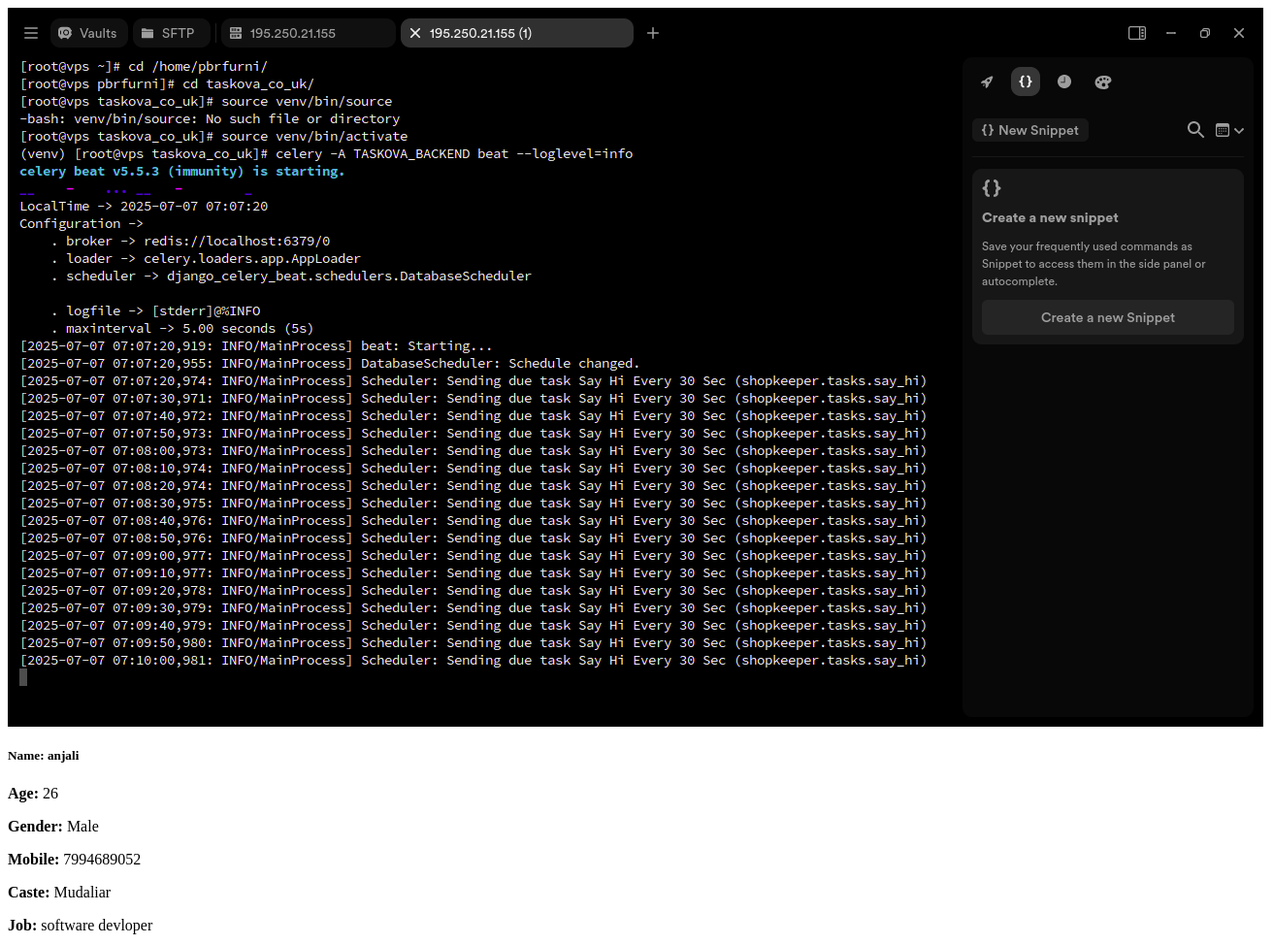
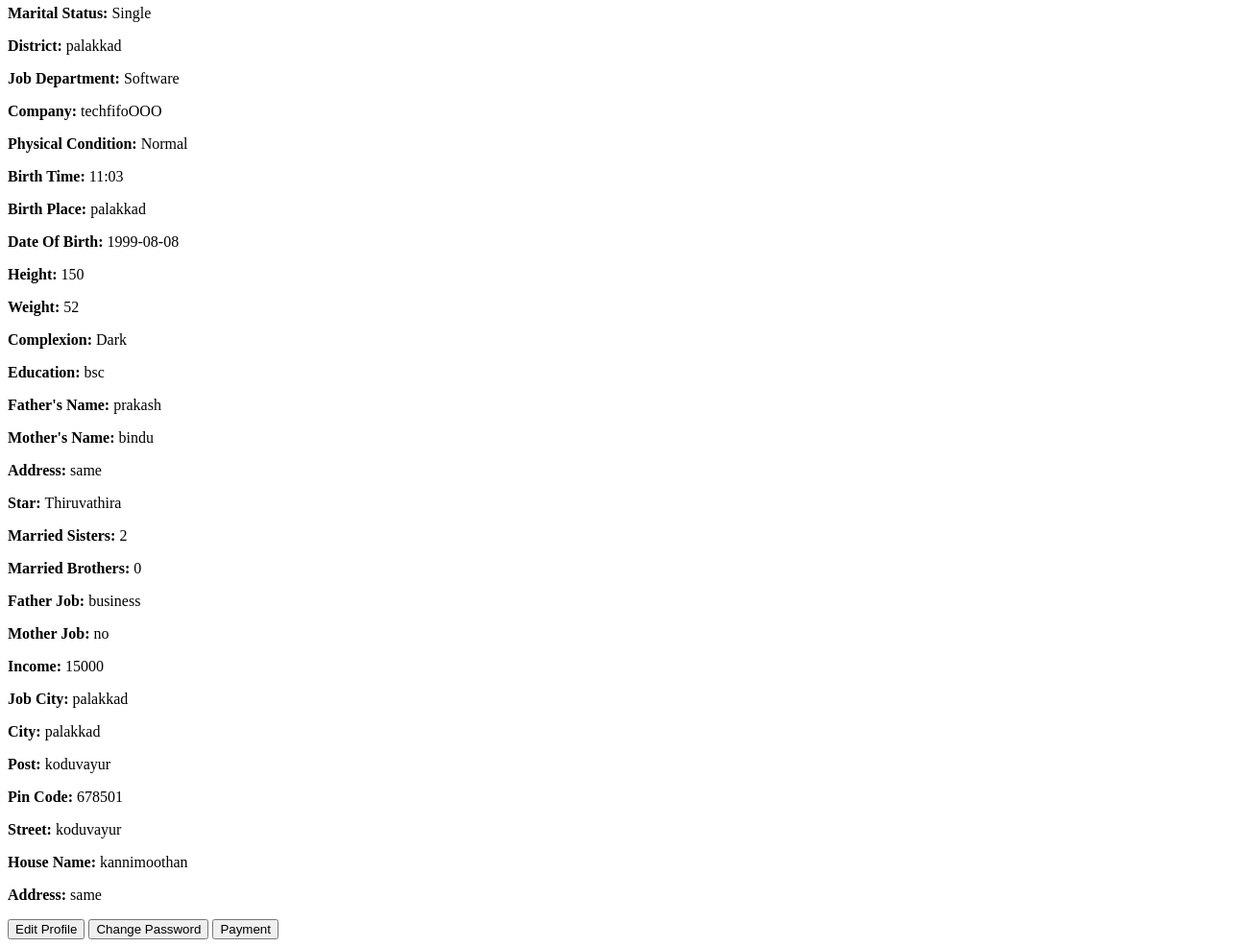
Screenshot of /customers/1/ with the database file from the repository (2 pictures, top to bottom).
### accounts/models.py (models this page shows, shortened)
class Customer(models.Model):
    user = models.OneToOneField(User, related_name="customer_profile", on_delete=models.CASCADE, blank=True, null=True)
    CASTE_CHOICES = (
        ("Mudaliar", "Mudaliar"),
        ("Chetty", "Chetty"),
        ("Devanga", "Devanga"),
        ("Ezhavas_Thiyas", "Ezhavas & Thiyas"),
        ("Thandan", "Thandan"),
    )
    MARITAL_STATUS_CHOICES = (
        ("Single", "Single"),
        ("Divorced", "Divorced"),
    )
    STAR_CHOICES = (
        ("Aswathi", "Aswathi"),
        ("Bharani", "Bharani"),
        ("Karthika", "Karthika"),
        ("Rohini", "Rohini"),
        ("Makayiram", "Makayiram"),
        ("Thiruvathira", "Thiruvathira"),
        ("Punartham", "Punartham"),
        ("Pooyam", "Pooyam"),
        ("Aayilyam", "Aayilyam"),
        ("Makam", "Makam"),
        ("Pooram", "Pooram"),
        ("Uthram", "Uthram"),
        ("Atham", "Atham"),
        ("Chittira", "Chittira"),
        ("Chothi", "Chothi"),
        ("Vishakam", "Vishakam"),
        ("Anizham", "Anizham"),
        ("Thiruketta", "Thiruketta"),
        ("Moolam", "Moolam"),
        ("Pooradam", "Pooradam"),
        ("Uthradam", "Uthradam"),
        ("Thiruvonam", "Thiruvonam"),
        ("Avittam", "Avittam"),
        ("Chathayam", "Chathayam"),
        ("Pooruruttathi", "Pooruruttathi"),
        ("Uthrattathi", "Uthrattathi"),
        ("Revathi", "Revathi"),
    )
    father_name = models.CharField(max_length=256, blank=True, null=True)
    age = models.IntegerField(blank=True, null=True)
    gender = models.CharField(max_length=256, blank=True, null=True)
    contact_no = models.CharField(max_length=10, blank=True, null=True)
    description = models.CharField(max_length=256, blank=True, null=True)
    profile_image = models.ImageField(upload_to="profile_images/", null=True, blank=True)
    id_proof = models.CharField(max_length=256, blank=True, null=True)
    address = models.CharField(max_length=300, blank=True, null=True)
    star = models.CharField(max_length=50, choices=STAR_CHOICES, blank=True, null=True)
    married_sisters = models.CharField(max_length=250, blank=True, null=True)
    married_brothers = models.CharField(max_length=250, blank=True, null=True)
    no_sisters = models.CharField(max_length=250, blank=True, null=True)
    no_brothers = models.CharField(max_length=250, blank=True, null=True)
    mother_job = models.CharField(max_length=250, blank=True, null=True)
    father_job = models.CharField(max_length=250, blank=True, null=True)
    mother_name = models.CharField(max_length=250, blank=True, null=True)
    landline_no = models.IntegerField(blank=True, null=True)
    year = models.CharField(max_length=250, blank=True, null=True)
    school = models.CharField(max_length=250, blank=True, null=True)
    education = models.CharField(max_length=250, blank=True, null=True)
    income = models.CharField(max_length=250, blank=True, null=True)
    job_city = models.CharField(max_length=250, blank=True, null=True)
    job_department = models.CharField(max_length=250, blank=True, null=True)
    company = models.CharField(max_length=250, blank=True, null=True)
    job = models.CharField(max_length=250, blank=True, null=True)
    caste = models.CharField(max_length=250, choices=CASTE_CHOICES, blank=True, null=True)
    marital_status = models.CharField(max_length=50, choices=MARITAL_STATUS_CHOICES, blank=True, null=True)
    physical_condition = models.CharField(max_length=250, blank=True, null=True)
    weight = models.CharField(max_length=250, blank=True, null=True)
    complexion = models.CharField(max_length=250, blank=True, null=True)
    height = models.CharField(max_length=250, blank=True, null=True)
    time_birth = models.CharField(max_length=250, blank=True, null=True)
    place_birth = models.CharField(max_length=250, blank=True, null=True)
    dob = models.CharField(max_length=250, blank=True, null=True)
    district = models.CharField(max_length=250, blank=True, null=True)
    city = models.CharField(max_length=250, blank=True, null=True)
    post = models.CharField(max_length=250, blank=True, null=True)
    pin_code = models.CharField(max_length=250, blank=True, null=True)
    street = models.CharField(max_length=250, blank=True, null=True)
    house_name = models.CharField(max_length=250, blank=True, null=True)
    STATUS_CHOICES = (
        (0, "Pending"),
        (1, "Approved"),
    )
    status = models.IntegerField(choices=STATUS_CHOICES, default=0)
    is_active= models.BooleanField(default=True)
    created = models.DateTimeField(auto_now_add=True, blank=True, null=True)
    updated = models.DateTimeField(auto_now=True, blank=True, null=True)
    dosham = models.CharField(max_length=50, blank=True, null=True)

class User(AbstractUser):
    is_superadmin = models.BooleanField(default=False)
    is_customer = models.BooleanField(default=False)

### accounts/views.py (the view)
# urls.py: path('customers/<int:pk>/', views.CustomerDetailView.as_view(), name='customer_detail'),
class CustomerDetailView(DetailView):
    model = Customer
    template_name = 'super_admin/customer_detail.html'
    context_object_name = 'customer'

### templates/super_admin/customer_detail.html (shortened to what this page needs)
<img src="{{ customer.profile_image.url }}" class="card-img-top">
<h5>Name: {{ customer.user.first_name }} {{ customer.user.last_name }}</h5>
<p><strong>Age:</strong> {{ customer.age }}</p>
<p><strong>Gender:</strong> {{ customer.gender }}</p>
<p><strong>Mobile:</strong> {{ customer.contact_no }}</p>
<p><strong>Caste:</strong> {{ customer.caste }}</p>
<p><strong>Job:</strong> {{ customer.job }}</p>
<p><strong>Marital Status:</strong> {{ customer.marital_status }}</p>
<p><strong>District:</strong> {{ customer.district }}</p>
<p><strong>Job Department:</strong> {{ customer.job_department }}</p>
<p><strong>Company:</strong> {{ customer.company }}</p>
<p><strong>Physical Condition:</strong> {{ customer.physical_condition }}</p>
<p><strong>Birth Time:</strong> {{ customer.time_birth }}</p>
<p><strong>Birth Place:</strong> {{ customer.place_birth }}</p>
<p><strong>Date Of Birth:</strong> {{ customer.dob }}</p>
<div class="col-md-6">
    <p><strong>Height:</strong> {{ customer.height }}</p>
    <p><strong>Weight:</strong> {{ customer.weight }}</p>
    <p><strong>Complexion:</strong> {{ customer.complexion }}</p>
    <p><strong>Education:</strong> {{ customer.education }}</p>
    <p><strong>Father's Name:</strong> {{ customer.father_name }}</p>
    <p><strong>Mother's Name:</strong> {{ customer.mother_name }}</p>
    <p><strong>Address:</strong> {{ customer.address }}</p>
    <p><strong>Star:</strong> {{ customer.star }}</p>
    <p><strong>Married Sisters:</strong> {{ customer.married_sisters }}</p>
    <p><strong>Married Brothers:</strong> {{ customer.married_brothers }}</p>
    <p><strong>Father Job:</strong> {{ customer.father_job }}</p>
    <p><strong>Mother Job:</strong> {{ customer.mother_job }}</p>
    <p><strong>Income:</strong> {{ customer.income }}</p>
    <p><strong>Job City:</strong> {{ customer.job_city }}</p>
    <p><strong>City:</strong> {{ customer.city }}</p>
    <p><strong>Post:</strong> {{ customer.post }}</p>
    <p><strong>Pin Code:</strong> {{ customer.pin_code }}</p>
    <p><strong>Street:</strong> {{ customer.street }}</p>
    <p><strong>House Name:</strong> {{ customer.house_name }}</p>
    <p><strong>Address:</strong> {{ customer.address }}</p>
    <button id="editBtn" class="btn btn-primary mt-3">Edit Profile</button>
   <button id="changePasswordBtn" class="btn btn-warning mt-3" data-customer="{{ customer.id }}">
    Change Password
</button>
    <button id="paymentBtn" class="btn btn-primary mt-3" data-customer="{{ customer.id }}">
    Payment
</button>

### rows the page displays
Customer: profile_image (picture), user.first_name "anjali", age "26", gender "Male", contact_no "7994689052", caste "Mudaliar", job "software devloper", marital_status "Single", district "palakkad", job_department "Software", company "techfifoOOO", physical_condition "Normal", time_birth "11:03", place_birth "palakkad", dob "1999-08-08", height "150", weight "52", complexion "Dark", education "bsc", father_name "prakash", mother_name "bindu", address "same", star "Thiruvathira", married_sisters "2", married_brothers "0", father_job "business", mother_job "no", income "15000", job_city "palakkad", city "palakkad", post "koduvayur", pin_code "678501", street "koduvayur", house_name "kannimoothan"
